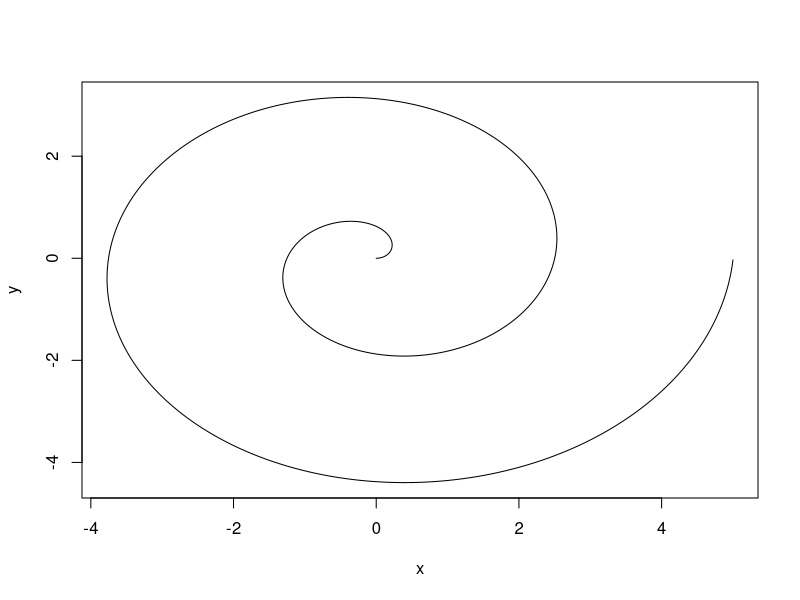

Write the R code that produced this figure.
## ---- chunk 1
print('Hello world!')
## ---- chunk 2
text <- readLines("data/dickens-oliver-627.txt")
## ---- chunk 3
# Split the lines of text into separate words
text <- strsplit(text, " ")
## ---- chunk 4
text[[1]]
## ---- chunk 5
# Simplify the list
text <- unlist(text)
text[[1]]
text[1:20]
## ---- chunk 6
# Count up the number of occurrences of each word
word_freq <- table(text)
word_freq[1:5]
## ---- chunk 7
# Sort the table by decreasing frequency
word_freq <- sort(word_freq, decreasing = T)
word_freq[1:5]
## ---- chunk 8
#| label: fig-polar-r
#| fig-cap: "A Cartesian Spiral in R"
# Define the angle of the spiral (polar coords)
# go around two full times (2*pi = one revolution)
theta <- seq(0, 4*pi, .01) 
# Define the distance from the origin of the spiral
# Needs to have the same length as theta
r <- seq(0, 5, length.out = length(theta))

# Now define x and y in cartesian coordinates
x <- r * cos(theta)
y <- r * sin(theta)

plot(x, y, type = "l")

